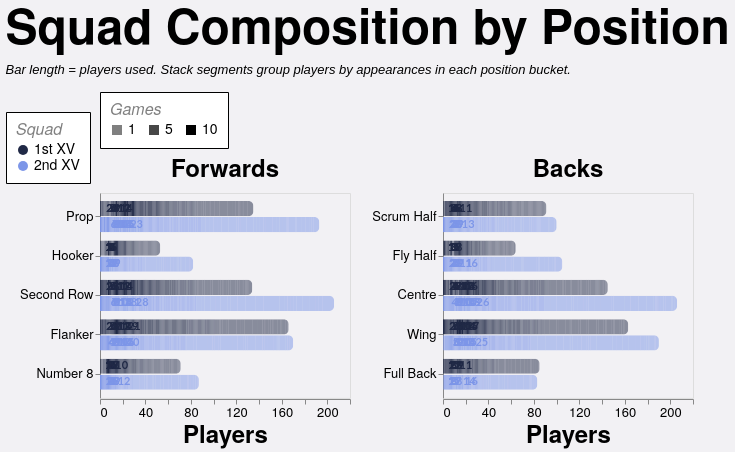

Write the Vega-Lite specification saved for this chart.
### Vega-Lite specification from a JSON file in a GitHub repository (floating-point values rounded to 4 significant figures; data arrays with more than 128 entries replaced by an {"elided": "..."} marker saying what was removed)
{"config": {"axis": {"labelFont": "PT Sans Narrow, Helvetica Neue, Helvetica, Arial, sans-serif", "titleFont": "PT Sans Narrow, Helvetica Neue, Helvetica, Arial, sans-serif", "labelFontSize": 13, "titleFontSize": 24, "gridColor": "#202947", "gridOpacity": 0.2, "zindex": 1}, "text": {"font": "Lato, sans-serif"}, "bar": {"cornerRadiusEnd": 5}, "header": {"labelFont": "PT Sans Narrow, Helvetica Neue, Helvetica, Arial, sans-serif", "titleFont": "PT Sans Narrow, Helvetica Neue, Helvetica, Arial, sans-serif", "labelFontSize": 24, "titleFontSize": 28, "labelFontWeight": "bold", "orient": "left"}, "legend": {"labelFont": "PT Sans Narrow, Helvetica Neue, Helvetica, Arial, sans-serif", "titleFont": "PT Sans Narrow, Helvetica Neue, Helvetica, Arial, sans-serif", "labelFontSize": 14, "titleFontSize": 16, "titlePadding": 5, "fillColor": "white", "strokeColor": "black", "padding": 10, "titleFontWeight": "lighter", "titleFontStyle": "italic", "titleColor": "gray", "offset": 10}, "title": {"font": "PT Sans Narrow, Helvetica Neue, Helvetica, Arial, sans-serif", "fontSize": 48, "fontWeight": "bold", "anchor": "start", "align": "center", "titlePadding": 20, "subtitlePadding": 10, "subtitleFontSize": 13, "subtitleColor": "", "subtitleFontStyle": "italic", "offset": 15, "color": "black"}, "axisX": {"labelAngle": 0}, "facet": {"title": null, "header": null, "align": {"row": "each", "column": "each"}}, "resolve": {"scale": {"y": "independent", "facet": "independent"}}, "background": "#f2f1f4", "scale": {"offsetBandPaddingOuter": 0.2, "offsetBandPaddingInner": 0.1}}, "data": {"name": "data-9d84fad996807f6e74e51aba797d8cd9"}, "facet": {"column": {"field": "unit", "sort": ["Forwards", "Backs"], "title": null, "type": "nominal"}}, "spec": {"layer": [{"mark": {"type": "bar"}, "encoding": {"color": {"field": "squad", "legend": {"labelExpr": "datum.value + ' XV'", "orient": "bottom-right", "title": "Squad"}, "scale": {"domain": ["1st", "2nd"], "range": ["#202946", "#7d96e8"]}, "type": "nominal"}, "detail": {"field": "games", "type": "quantitative"}, "opacity": {"field": "games", "legend": {"orient": "top", "title": "Games", "titleOrient": "top", "values": [1, 5, 10]}, "scale": {"domain": [1, 10], "range": [0.5, 1]}, "type": "quantitative"}, "order": {"field": "games", "sort": "descending", "type": "quantitative"}, "tooltip": [{"field": "season", "title": "Season", "type": "nominal"}, {"field": "squad", "title": "Squad", "type": "nominal"}, {"field": "unit", "title": "Unit", "type": "nominal"}, {"field": "position", "title": "Position", "type": "nominal"}, {"field": "players", "title": "Players", "type": "quantitative"}, {"field": "games", "title": "Appearances per player", "type": "quantitative"}], "x": {"axis": {"grid": false, "tickMinStep": 1}, "field": "players", "stack": "zero", "title": "Players", "type": "quantitative"}, "y": {"field": "position", "sort": {"field": "position_order", "op": "min", "order": "ascending"}, "title": null, "type": "nominal"}, "yOffset": {"field": "squad", "scale": {"paddingInner": 0.05, "paddingOuter": 0.01}, "sort": ["1st", "2nd"], "type": "nominal"}}}, {"mark": {"type": "text", "align": "left", "baseline": "middle", "dx": 4, "fontSize": 11, "fontWeight": "bold"}, "encoding": {"color": {"field": "squad", "legend": {"labelExpr": "datum.value + ' XV'", "orient": "bottom-right", "title": "Squad"}, "scale": {"domain": ["1st", "2nd"], "range": ["#202946", "#7d96e8"]}, "type": "nominal"}, "text": {"field": "total_players", "format": ".0f", "type": "quantitative"}, "tooltip": [{"field": "season", "title": "Season", "type": "nominal"}, {"field": "countModeLabel", "title": "Position Count Mode", "type": "nominal"}, {"field": "squad", "title": "Squad", "type": "nominal"}, {"field": "unit", "title": "Unit", "type": "nominal"}, {"field": "position", "title": "Position", "type": "nominal"}, {"field": "total_players", "title": "Total Players", "type": "quantitative"}], "x": {"axis": {"grid": false, "tickMinStep": 1}, "field": "total_players", "type": "quantitative"}, "y": {"field": "position", "sort": {"field": "position_order", "op": "min", "order": "ascending"}, "title": null, "type": "nominal"}, "yOffset": {"field": "squad", "scale": {"paddingInner": 0.05, "paddingOuter": 0.01}, "sort": ["1st", "2nd"], "type": "nominal"}}, "transform": [{"aggregate": [{"op": "sum", "field": "players", "as": "total_players"}], "groupby": ["season", "countMode", "countModeLabel", "squad", "unit", "position", "position_order"]}]}], "height": {"step": 16}, "width": 250}, "resolve": {"scale": {"x": "shared", "y": "independent"}}, "spacing": 20, "title": {"text": "Squad Composition by Position", "subtitle": ["Bar length = players used. Stack segments group players by appearances in each position bucket."]}, "$schema": "https://vega.github.io/schema/vega-lite/v5.20.1.json", "datasets": {"data-9d84fad996807f6e74e51aba797d8cd9": {"elided": "1519 records"}}}
